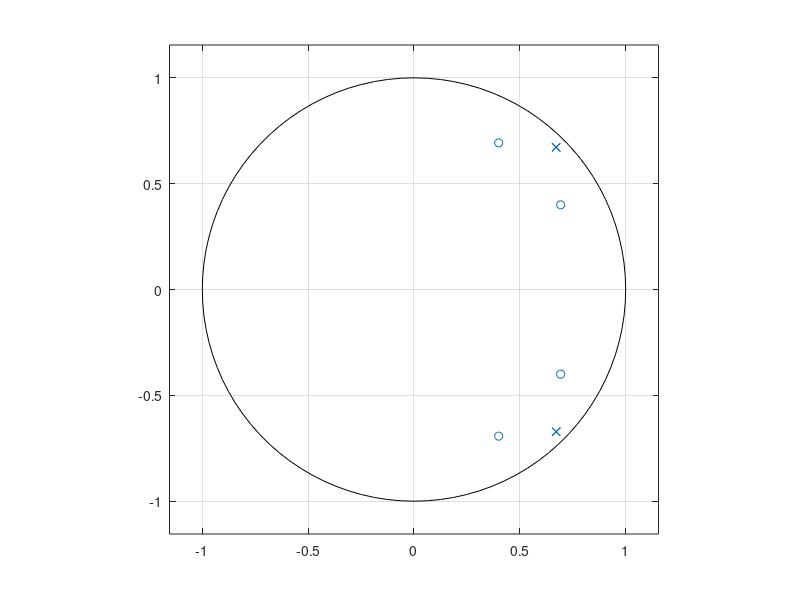
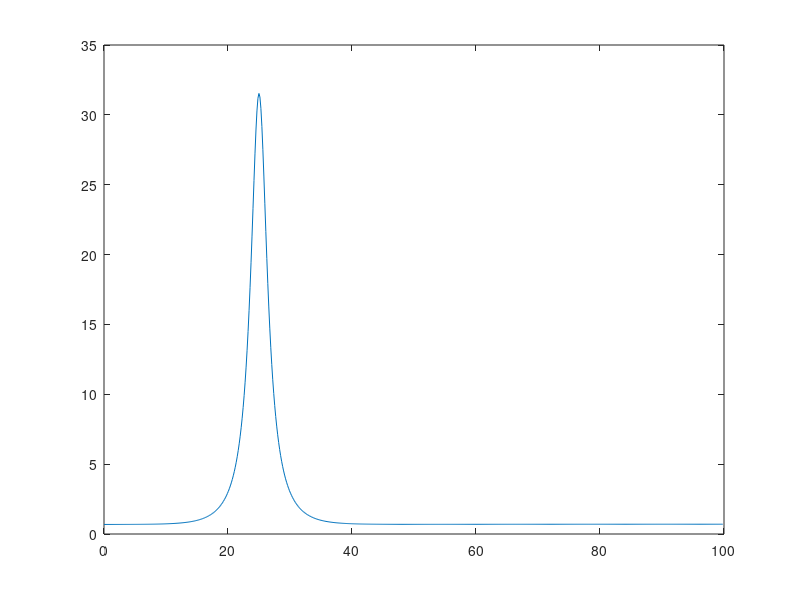
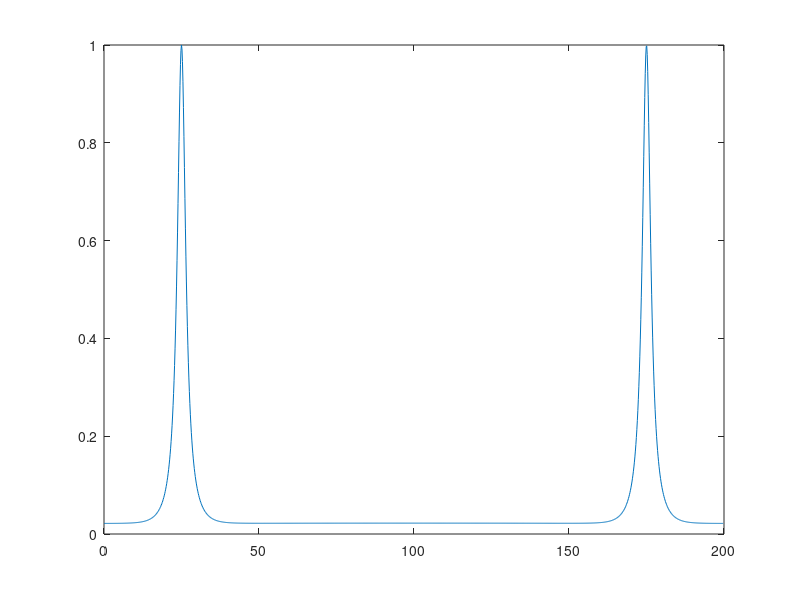
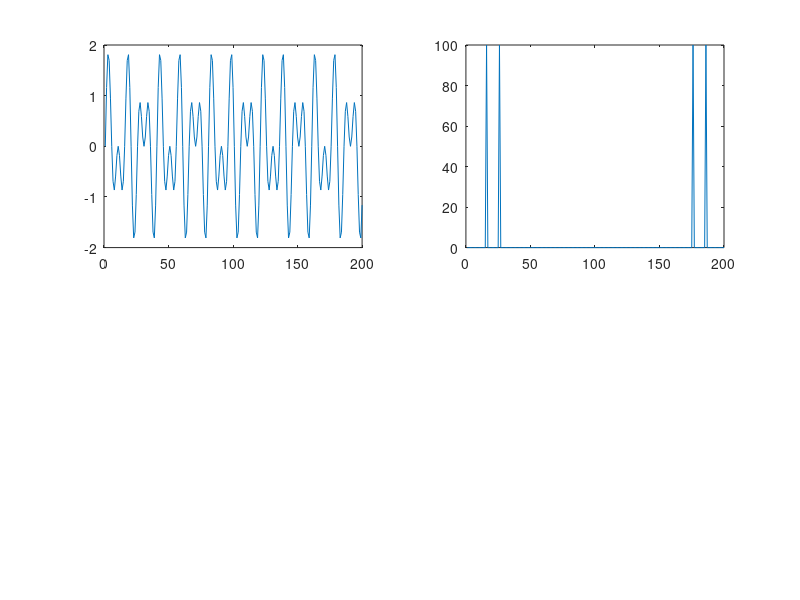

Recreate these plots in MATLAB, in order. (Note: this script raises an error after producing the figures.)
%Los polos y los ceros son las raices de los polinomios A y B los cuales forman la fraccion que define al filtro

%Polos - A
%paso de cordenadas polares (los grados los paso a radianes) a cartesianas y armo cada una de las raices
r1= 0.95;
r2= 0.8;

x=r1*cos(45*pi/180);
y=r1*sin(45*pi/180);
ra1 = x + i*y;

x=r1*cos(45*pi/180);
y=r1*sin(45*pi/180);
ra2 = x + i*y;

x=r1*cos(-45*pi/180);
y=r1*sin(-45*pi/180);
ra3 = x + i*y;

x=r1*cos(-45*pi/180);
y=r1*sin(-45*pi/180);
ra4 = x + i*y;

polos= [ra4 ra3 ra2 ra1];

%Ceros - B
x=r2*cos(30*pi/180);
y=r2*sin(30*pi/180);
rb1 = x + i*y;

x=r2*cos(-30*pi/180);
y=r2*sin(-30*pi/180);
rb2 = x + i*y;

x=r2*cos(60*pi/180);
y=r2*sin(60*pi/180);
rb3 = x + i*y;

x=r2*cos(-60*pi/180);
y=r2*sin(-60*pi/180);
rb4 = x + i*y;

ceros= [rb4 rb3 rb2 rb1];

%Armo los polinomios A y B a partir de las raices
A = real(poly(polos));
B = real(poly(ceros));

% a) Grafico el Diagrama de polos y ceros
figure(1,"name","Polos y Ceros");
zplane(B,A);


%Armo H(z)
%Hz = B(4)*z^3 + B(3)*z^2 + B(2)*z + B(1) / A(4)*z^3 + A(3)*z^2 + A(2)*z + A(1) 
% O armado con multiplicacion de monomios formados con las raices
%Hz = (z-rb1)*(z-rb2)*(z-rb3)*(z-rb4) / (z-ra1)*(z-ra2)*(z-ra3)*(z-ra4)

Fm = 200;
T = 1/Fm;
w = 0:T:2*pi-T;
z = exp(j*w);

B=(z-ceros(1)).*(z-ceros(2)).*(z-ceros(3)).*(z-ceros(4));
A=(z-polos(1)).*(z-polos(2)).*(z-polos(3)).*(z-polos(4));

Hz = B./A; 

% b) Grafico la respuesta en frecuencia H(z)
figure(2,"name","Respuesta en frecuencia de 0 a PI sin normalizar");
N = floor(length(Hz)/2);

plot( w(1:N)*(Fm/(2*pi)),abs(Hz(1:N)));%Dibujo solo la mitad del espectro

% c) Normalizo la Amplitud aplicando la ganancia necesesaria calculada

g = max(abs(Hz));
%disp("Maxima amplitud de Hz"), disp(max(abs(Hz)));
%Si la amplitud del filtro es superior reduciria de lo contrario aumenta
%Multiplico H(z) por 1/g para normalizar

Hzn = 1/g * Hz;

figure(3,"name","Respuesta de 0 a 2*PI Normalizada");
plot(w*Fm/(2*pi),abs(Hzn));%--> w a hz -->divido por 2*pi y para desnormalizar multiplico por Fm/2 o sea multiplico por Fm/pi

% d) Cambiar los radios arriba y ver

% e) Genero las dos senoidales y las filtro
t = 0:T:1-T;
s1 = sin(2*pi*15*t);
s2 = sin(2*pi*25*t);

s = s1+s2;

figure(4,"name","Filtrado de una señal con el filtro normalizado - Fm = 200");
subplot(2,2,1);
plot(s);
subplot(2,2,2);
plot(abs(fft(s)));

%Filtro s con el filtro normalizado en el dominio frecuencial
%Para esto podria usar la funcion de convolucion que usa el dominio frecuencial (Es lo mismo que multiplicar en frecuencia) Con esto safamos de los problemas de la convolucion discreta
sf = convolucion_f(s,real(ifft(Hzn)));
subplot(2,2,3);
plot(real(sf));
subplot(2,2,4);
plot(abs(fft(sf)));

% f) Lo mismo pero con Fm = 125
Fm2 = 120;
T2 = 1/Fm2;
w2 = 0:T2:2*pi-T2;
z2 = exp(j*w2);

B=(z-ceros(1)).*(z-ceros(2)).*(z-ceros(3)).*(z-ceros(4));
A=(z-polos(1)).*(z-polos(2)).*(z-polos(3)).*(z-polos(4));

Hzn2 = 1/g * (B./A); 

t2 = 0:T2:1-T2;
s3 = sin(2*pi*15*t2);
s4 = sin(2*pi*25*t2);

s_2 = s3+s4;

figure(5,"name","Filtrado de una señal con el filtro normalizado - Fm = 120");
subplot(2,2,1);
plot(s_2);
subplot(2,2,2);
plot(abs(fft(s_2)));

%Filtro s con el filtro normalizado en el dominio frecuencial
sf_2 = convolucion_f(s_2,real(ifft(Hzn2)));
subplot(2,2,3);
plot(real(sf_2));
subplot(2,2,4);
plot(abs(fft(sf_2)));


